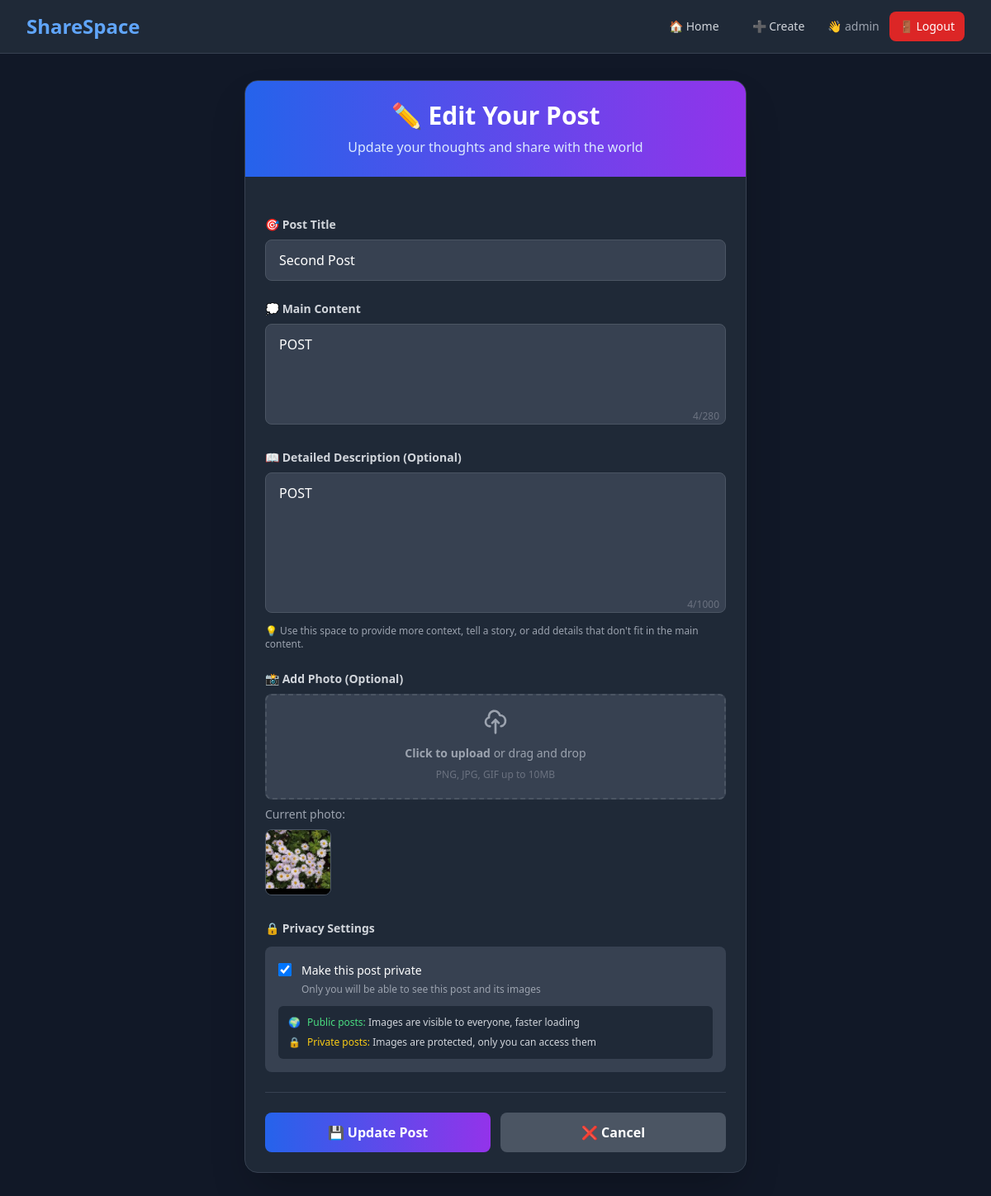
Page /17/edit/ (signed in) on the committed database.
### tweet/models.py (models this page shows, shortened)
class Tweet(models.Model):
    user = models.ForeignKey(User, on_delete=models.CASCADE)
    title = models.CharField(max_length=200, help_text="A catchy title for your post")
    text = models.TextField(max_length=280, help_text="Main content of your post")
    description = models.TextField(max_length=1000, blank=True, null=True, help_text="Detailed description (optional)")
    photo = models.ImageField(upload_to='photos/', blank=True, null=True)
    is_private = models.BooleanField(default=False)  # True = Private, False = Public
    created_at = models.DateTimeField(auto_now_add=True)
    updated_at = models.DateTimeField(auto_now=True)

### tweet/views.py (the view)
# urls.py: path('<int:tweet_id>/edit/', views.tweet_edit, name='tweet_edit'),
@login_required
def tweet_edit(request, tweet_id):
    tweet = get_object_or_404(Tweet, id=tweet_id,user=request.user)
    if request.method == 'POST':
        form = TweetForm(request.POST, request.FILES, instance=tweet)
        if form.is_valid():
            tweet = form.save(commit=False)
            tweet.user = request.user
            tweet.save()
            return redirect('tweet:tweet_list')
        else:
            return render(request, 'tweet/tweet_form.html', {'form': form})
    else:
        form = TweetForm(instance=tweet)
    return render(request, 'tweet/tweet_form.html', {'form': form})

### tweet/forms.py
class TweetForm(forms.ModelForm):
    class Meta:
        model = Tweet
        fields = ['title', 'text', 'description', 'photo', 'is_private']
        widgets = {
            'title': forms.TextInput(attrs={
                'class': 'form-control',
                'placeholder': 'Enter a catchy title for your post...'
            }),
            'text': forms.Textarea(attrs={
                'class': 'form-control',
                'rows': 4,
                'placeholder': 'What\'s the main content of your post?'
            }),
            'description': forms.Textarea(attrs={
                'class': 'form-control',
                'rows': 6,
                'placeholder': 'Add more details about your post (optional)...'
            }),
        }

### tweet/templates/tweet/tweet_form.html (shortened to what this page needs)
{% extends "layout.html" %}
{% block content %}
<div class="min-h-screen bg-gray-900">
  <div class="max-w-2xl mx-auto px-4 sm:px-6 lg:px-8 py-6 sm:py-8">
    <div class="bg-gray-800 rounded-lg sm:rounded-2xl shadow-2xl border border-gray-700 overflow-hidden">
      <div class="bg-gradient-to-r from-blue-600 to-purple-600 px-4 sm:px-6 py-4 sm:py-6">
        <h1 class="text-2xl sm:text-3xl font-bold text-white text-center">
          {% if form.instance.pk %}
            ✏️ Edit Your Post
          {% else %}
            ✨ Create New Post
          {% endif %}
        </h1>
        <p class="text-blue-100 text-center mt-2 text-sm sm:text-base">
          {% if form.instance.pk %}
            Update your thoughts and share with the world
          {% else %}
            Share your thoughts, moments, and experiences
          {% endif %}
        </p>
      </div>
      <div class="p-4 sm:p-6">
        <form method="post" enctype="multipart/form-data" class="space-y-4 sm:space-y-6">
        <div class="space-y-6">
          <div class="space-y-2">
            <label for="{{ form.title.id_for_label }}" class="block text-sm font-semibold text-gray-300">
              🎯 Post Title
            </label>
            <input
              type="text"
              name="title"
              id="{{ form.title.id_for_label }}"
              class="w-full px-4 py-3 bg-gray-700 border border-gray-600 rounded-lg text-white placeholder-gray-400 focus:outline-none focus:ring-2 focus:ring-blue-500 focus:border-transparent transition-all duration-200"
              placeholder="Give your post a catchy title..."
              maxlength="200"
              value="{{ form.title.value|default_if_none:'' }}"
              required />
          </div>
          <div class="space-y-2">
            <label for="{{ form.text.id_for_label }}" class="block text-sm font-semibold text-gray-300">
              💭 Main Content
            </label>
            <div class="relative">
              <textarea
                name="text"
                id="{{ form.text.id_for_label }}"
                rows="4"
                class="w-full px-4 py-3 bg-gray-700 border border-gray-600 rounded-lg text-white placeholder-gray-400 focus:outline-none focus:ring-2 focus:ring-blue-500 focus:border-transparent resize-none transition-all duration-200"
                placeholder="Share the main content of your post..."
                maxlength="280"
                required>{{ form.text.value|default_if_none:"" }}</textarea>
              <div class="absolute bottom-2 right-2 text-xs text-gray-500">
                <span id="char-count">0</span>/280
              </div>
            </div>
          </div>
          <div class="space-y-2">
            <label for="{{ form.description.id_for_label }}" class="block text-sm font-semibold text-gray-300">
              📖 Detailed Description (Optional)
            </label>
            <div class="relative">
              <textarea
                name="description"
                id="{{ form.description.id_for_label }}"
                rows="6"
                class="w-full px-4 py-3 bg-gray-700 border border-gray-600 rounded-lg text-white placeholder-gray-400 focus:outline-none focus:ring-2 focus:ring-blue-500 focus:border-transparent resize-none transition-all duration-200"
                placeholder="Add more details, context, or a longer description for your post..."
                maxlength="1000">{{ form.description.value|default_if_none:"" }}</textarea>
              <div class="absolute bottom-2 right-2 text-xs text-gray-500">
                <span id="desc-count">0</span>/1000
              </div>
            </div>
            <p class="text-xs text-gray-400">
              💡 Use this space to provide more context, tell a story, or add details that don't fit in the main content.
            </p>
          </div>
        <div class="space-y-2">
          <label for="{{ form.photo.id_for_label }}" class="block text-sm font-semibold text-gray-300">
            📸 Add Photo (Optional)
          </label>
          <div class="relative">
            <div class="flex items-center justify-center w-full">
              <label for="{{ form.photo.id_for_label }}" class="flex flex-col items-center justify-center w-full h-32 border-2 border-gray-600 border-dashed rounded-lg cursor-pointer bg-gray-700 hover:bg-gray-650 transition-colors duration-200">
                <div class="flex flex-col items-center justify-center pt-5 pb-6">
                  <svg class="w-8 h-8 mb-3 text-gray-400" fill="none" stroke="currentColor" viewBox="0 0 24 24">
                    <path stroke-linecap="round" stroke-linejoin="round" stroke-width="2" d="M7 16a4 4 0 01-.88-7.903A5 5 0 1115.9 6L16 6a5 5 0 011 9.9M15 13l-3-3m0 0l-3 3m3-3v12"></path>
                  </svg>
                  <p class="mb-2 text-sm text-gray-400">
                    <span class="font-semibold">Click to upload</span> or drag and drop
                  </p>
                  <p class="text-xs text-gray-500">PNG, JPG, GIF up to 10MB</p>
                </div>
              </label>
            </div>
          </div>
          {% if form.instance.photo %}
            <div class="mt-3">
              <p class="text-sm text-gray-400 mb-2">Current photo:</p>
              <div class="relative inline-block">
                <img src="{{ form.instance.photo.url }}" alt="Current photo" class="h-20 w-20 object-cover rounded-lg border border-gray-600">
              </div>
            </div>
          {% endif %}
        </div>
        <div class="space-y-3">
          <label class="block text-sm font-semibold text-gray-300">
            🔒 Privacy Settings
          </label>
          <div class="bg-gray-700 rounded-lg p-4 space-y-3">
            <div class="flex items-start space-x-3">
              <input
                type="checkbox"
                name="is_private"
                id="{{ form.is_private.id_for_label }}"
                class="mt-1 h-4 w-4 text-blue-600 bg-gray-600 border-gray-500 rounded focus:ring-blue-500 focus:ring-2"
                {% if form.is_private.value %}checked{% endif %} />
              <div class="flex-1">
                <label for="{{ form.is_private.id_for_label }}" class="text-sm font-medium text-white">
                  Make this post private
                </label>
                <p class="text-xs text-gray-400 mt-1">
                  Only you will be able to see this post and its images
                </p>
              </div>
            </div>
            <div class="bg-gray-800 rounded-md p-3 text-xs">
              <div class="flex items-start space-x-2 mb-2">
                <span class="text-green-400">🌍</span>
                <div>
                  <span class="text-green-400 font-medium">Public posts:</span>
                  <span class="text-gray-300"> Images are visible to everyone, faster loading</span>
                </div>
              </div>
              <div class="flex items-start space-x-2">
                <span class="text-yellow-400">🔒</span>
                <div>
                  <span class="text-yellow-400 font-medium">Private posts:</span>
                  <span class="text-gray-300"> Images are protected, only you can access them</span>
                </div>
              </div>
            </div>
          </div>
        </div>
        <div class="flex flex-col sm:flex-row gap-3 pt-6 border-t border-gray-700">
          <button
            type="submit"
            class="flex-1 bg-gradient-to-r from-blue-600 to-purple-600 hover:from-blue-700 hover:to-purple-700 text-white font-semibold py-3 px-6 rounded-lg transition-all duration-200 transform hover:scale-105 focus:outline-none focus:ring-2 focus:ring-blue-500 focus:ring-offset-2 focus:ring-offset-gray-800">
            {% if form.instance.pk %}
              💾 Update Post
            {% else %}
              🚀 Publish Post
            {% endif %}
          </button>
          <a
            href="{% url 'tweet:tweet_list' %}"
            class="flex-1 bg-gray-600 hover:bg-gray-700 text-white font-semibold py-3 px-6 rounded-lg text-center transition-all duration-200 focus:outline-none focus:ring-2 focus:ring-gray-500 focus:ring-offset-2 focus:ring-offset-gray-800">
            ❌ Cancel
          </a>
        </div>
      </form>
    </div>
  </div>
</div>
{% endblock %}

### templates/layout.html (shortened to what this page needs)
{% load static %}
<!DOCTYPE html>
<html lang="en" class="dark">
  <head>
    <script src="https://cdn.tailwindcss.com"></script>
  </head>
  <body class="bg-gray-900 text-white min-h-screen">
    <nav class="bg-gray-800 border-b border-gray-700 sticky top-0 z-50">
      <div class="max-w-7xl mx-auto px-4 sm:px-6 lg:px-8">
        <div class="flex justify-between items-center h-16">
          <div class="flex items-center">
            <a href="{% url 'tweet:tweet_list' %}" class="text-xl sm:text-2xl font-bold text-blue-400 hover:text-blue-300 transition-colors">
              ShareSpace
            </a>
          </div>
          <div class="hidden md:flex items-center space-x-4">
            <a href="{% url 'tweet:tweet_list' %}" class="text-gray-300 hover:text-white px-3 py-2 rounded-md text-sm font-medium transition-colors">
              🏠 Home
            </a>
            <a href="{% url 'tweet:tweet_create' %}" class="text-gray-300 hover:text-white px-3 py-2 rounded-md text-sm font-medium transition-colors">
              ➕ Create
            </a>
            {% if user.is_authenticated %}
              <div class="flex items-center space-x-3">
                <div class="hidden lg:block text-gray-400 text-sm">
                  👋 {{ user.username }}
                </div>
                <form method="post" action="{% url 'tweet:logout' %}" class="inline">
                  <button type="submit" class="bg-red-600 hover:bg-red-700 text-white px-3 py-2 rounded-lg text-sm font-medium transition-colors">
                    🚪 Logout
                  </button>
                </form>
              </div>
            {% endif %}
          </div>
        </div>
      </div>
    </nav>
    <main class="flex-1">
      {% block content %}{% endblock %}
    </main>
  </body>
</html>

### rows in the picture
Tweet: title "Second Post", text "POST", description "POST", instance.photo (picture)

### other values in the picture
{{ user.username }} "admin"
